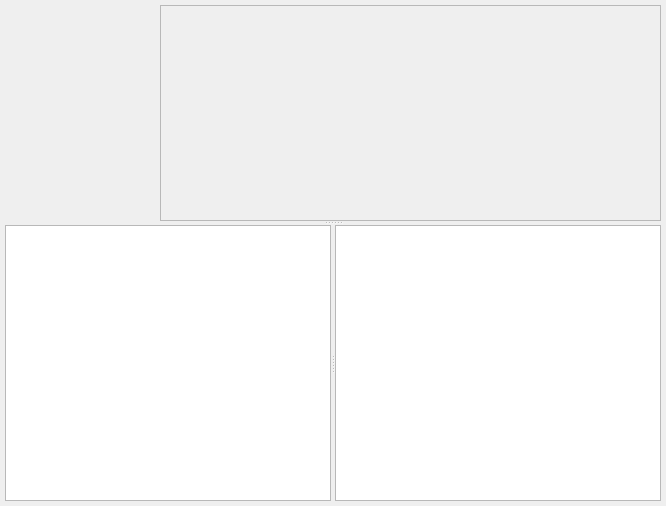
<?xml version="1.0" encoding="UTF-8"?>
<ui version="4.0">
 <class>Form</class>
 <widget class="QWidget" name="Form">
  <property name="geometry">
   <rect>
    <x>0</x>
    <y>0</y>
    <width>666</width>
    <height>506</height>
   </rect>
  </property>
  <property name="windowTitle">
   <string>Form</string>
  </property>
  <layout class="QVBoxLayout" name="verticalLayout">
   <property name="margin">
    <number>5</number>
   </property>
   <item>
    <widget class="QSplitter" name="splitter_2">
     <property name="orientation">
      <enum>Qt::Vertical</enum>
     </property>
     <property name="opaqueResize">
      <bool>false</bool>
     </property>
     <property name="childrenCollapsible">
      <bool>false</bool>
     </property>
     <widget class="QWidget" name="topPanel" native="true">
      <property name="sizePolicy">
       <sizepolicy hsizetype="Expanding" vsizetype="Preferred">
        <horstretch>0</horstretch>
        <verstretch>0</verstretch>
       </sizepolicy>
      </property>
      <layout class="QHBoxLayout" name="horizontalLayout">
       <property name="spacing">
        <number>5</number>
       </property>
       <property name="margin">
        <number>0</number>
       </property>
       <item>
        <widget class="QWidget" name="containerPropGrid" native="true">
         <property name="sizePolicy">
          <sizepolicy hsizetype="Fixed" vsizetype="Preferred">
           <horstretch>0</horstretch>
           <verstretch>0</verstretch>
          </sizepolicy>
         </property>
         <property name="minimumSize">
          <size>
           <width>150</width>
           <height>100</height>
          </size>
         </property>
        </widget>
       </item>
       <item>
        <widget class="QFrame" name="containerPreview">
         <property name="minimumSize">
          <size>
           <width>200</width>
           <height>150</height>
          </size>
         </property>
         <property name="frameShape">
          <enum>QFrame::StyledPanel</enum>
         </property>
         <property name="frameShadow">
          <enum>QFrame::Raised</enum>
         </property>
        </widget>
       </item>
      </layout>
     </widget>
     <widget class="QSplitter" name="splitter">
      <property name="orientation">
       <enum>Qt::Horizontal</enum>
      </property>
      <property name="childrenCollapsible">
       <bool>false</bool>
      </property>
      <widget class="QTextEdit" name="textStartScript"/>
      <widget class="QTextEdit" name="textRendreScript"/>
     </widget>
    </widget>
   </item>
  </layout>
 </widget>
 <resources/>
 <connections/>
</ui>
